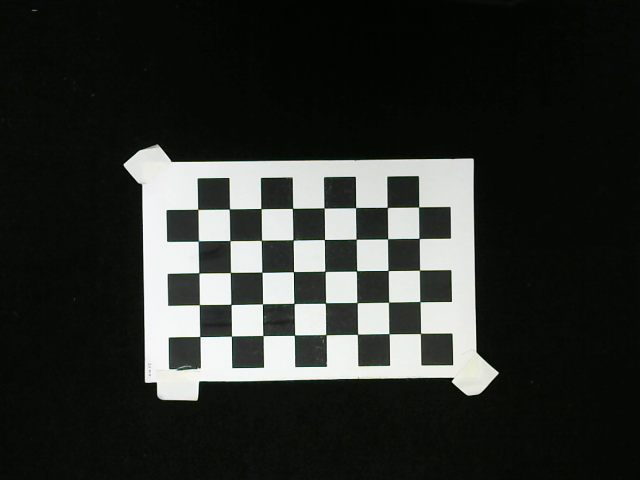
#> input picture HaoYing_v2/CalibrationImageStandard.png, 640 x 480 px, given in place of the camera
$ python HSV_edgeDetection_20230412180307.py
#> lines starting #> are read from the running program, lines starting #| are printed output that depends on the picture
import cv2
import numpy as np

def nothing(x):
    pass

cap = cv2.VideoCapture(0)
if not cap.isOpened():
    print("Cannot open camera")
    exit()

maxVal = 255

cv2.namedWindow('Setting')  # 命名視窗名稱
cv2.createTrackbar('Red', 'Setting', maxVal//2, maxVal, nothing)
cv2.createTrackbar('Green', 'Setting', maxVal//2, maxVal, nothing)
cv2.createTrackbar('Blue', 'Setting', maxVal//2, maxVal, nothing)   # 建立數值設定條


while 1:
    ret, frame = cap.read()
#> frame is the input picture: shape (480, 640, 3); mean B, G, R 44.8, 48.7, 45.4
    img = cv2.cvtColor(frame, cv2.COLOR_BGR2HSV)
#> img: shape (480, 640, 3); mean H, S, V 54.8, 88.4, 48.7
    HIamge, SIamge, VImage = cv2.split(img)
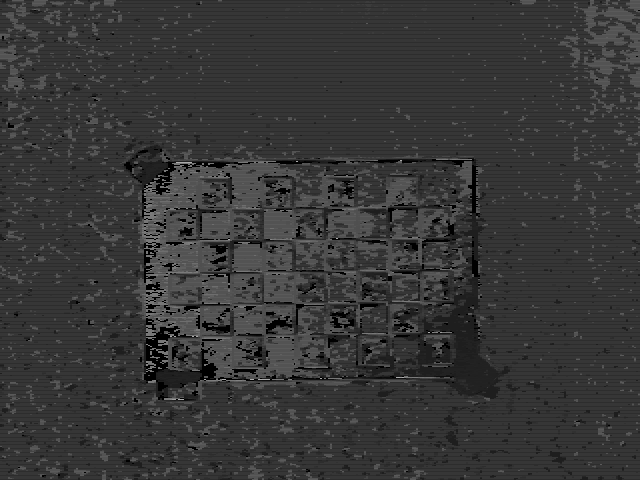
#> HIamge: shape (480, 640); min 0, max 177, mean 54.8
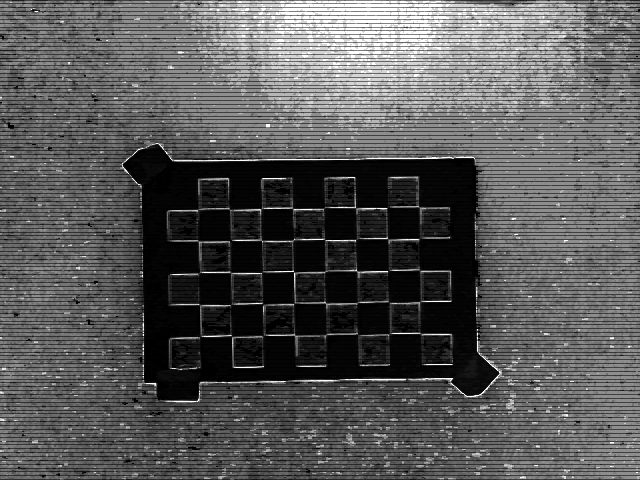
#> SIamge: shape (480, 640); min 0, max 255, mean 88.4
    if not ret:
        print("Can't receive frame (stream end?). Exiting ...")
        break

    R_val = cv2.getTrackbarPos('Red', 'Setting')


#> (the run stopped early here; a loop or call above may not have finished)
